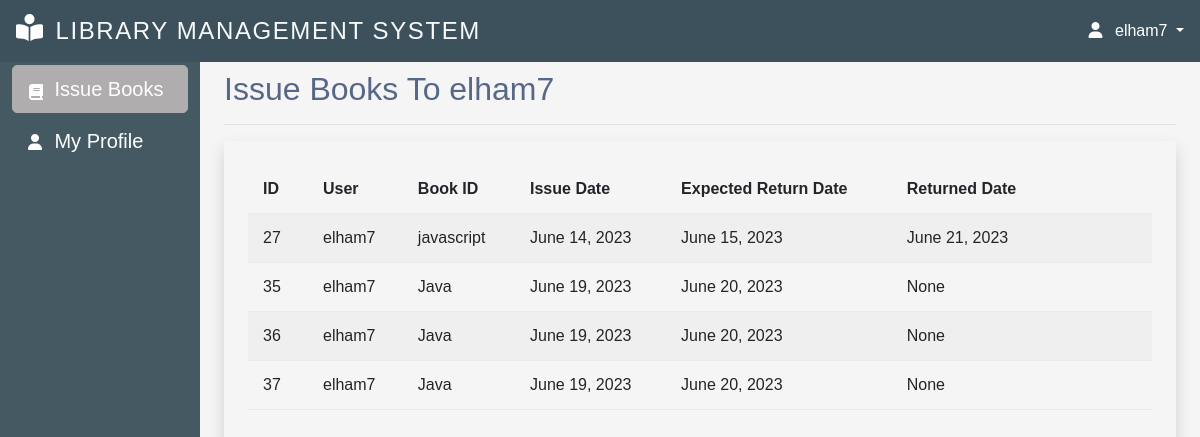
The page /view-issue-to-student/ (signed in) on the database its author committed.
### myapp/models.py (models this page shows)
class IssueBook(models.Model):
    user_id = models.ForeignKey(User, on_delete=models.CASCADE)
    book_id = models.ForeignKey(Books, on_delete=models.CASCADE)
    issue_date = models.DateField(auto_now_add=True)
    expected_return_date = models.DateField()
    returned_date = models.DateField(default=None, null=True, blank=True)
    quantity_issued = models.IntegerField(default=1)

class Books(models.Model):
    title = models.CharField(max_length=20)
    description = models.TextField(max_length=100)
    author = models.CharField(max_length=20, null=True, blank=True)
    available_quantity = models.IntegerField(default=0)
    cover_photo = models.ImageField(
        upload_to='images/', null=True, blank=True,  default='images/default.jpg')
    issue_date = models.DateField(auto_now_add=True)
    def __str__(self):
        return self.title
    class Meta:
        ordering = ['issue_date']

### myapp/views.py (the view)
# urls.py: path('view-issue-to-student/', views.issuebook_to_student, name="view-issue-to-student"),
def issuebook_to_student(request):
    issuebook = IssueBook.objects.filter(user_id=request.user.id)
    context = {'issuebook':issuebook}
    return render(request, 'issue_book_to_student.html', context)

### myapp/templates/issue_book_to_student.html
{% extends 'main.html' %}
{% block title %}Issue Books To {{request.user}}{% endblock title %}
{% block content %}
<div class="p-4 shadow">
	<table class="table table-striped table-hover">
		<thead>
			<tr>
				<th>ID</th>
                <th>User</th>
				<th>Book ID</th>
				<th>Issue Date</th>
				<th>Expected Return Date</th>
				<th>Returned Date</th>
        <th></th>
			</tr>
		</thead>
		<tbody>
			{% for book in issuebook %}
			<tr>
				<td>{{book.id}}</td>
				<td>{{book.user_id}}</td>
				<td>{{book.book_id}}</td>
				<td>{{book.issue_date}}</td>
				<td>{{book.expected_return_date}}</td>
				<td>{{book.returned_date}}</td>
        <td></td>
			</tr>
			{% endfor %}
		</tbody>
	</table>
</div>
{% endblock %}

### templates/navbar.html (shortened to what this page needs)
<nav class="navbar navbar-expand-lg backgroundcolor fixed-top px-3 py-2 justify-content-between">
  <a class="navbar-brand" href="{% url 'admin-page' %}">
    <span class="ms-2 text-light">LIBRARY MANAGEMENT SYSTEM</span>
  </a>
  <div class="dropdown">
    <a class="dropdown-toggle user-menu-item" data-bs-toggle="dropdown" aria-expanded="false">
      <i class="fa-solid fa-user me-2"></i>
      {{request.user}}
    </a>
  </div>
</nav>

### static/css/main.css (style rules this page uses)
body { color: #566787; background: #f5f5f5; font-family: 'Varela Round', sans-serif; }
table.table tr th, table.table tr td { border-color: #e9e9e9; padding: 12px 15px; vertical-align: middle; }
table.table tr th:first-child { width: 60px; }
table.table tr th:last-child { width: 100px; }
table.table-striped tbody tr:nth-of-type(odd) { background-color: #fcfcfc; }
body { overflow-y:scroll; }
.navbar-icon { margin-top: -15px !important; font-size: 27px !important; }

### static/css/style.css (style rules this page uses)
:root { --offconvas-width: 270px; --topNavbarHeight: 56px; }
.backgroundcolor { background-color: #3c515c; }
@media screen and (min-width: 1200px) { .ms-2 { font-size: 1.5rem !important; letter-spacing: 0.1rem; } }
@media (min-width : 920px) { .navbar-brand { font-size: 0.9rem !important; } }
@media (min-width : 390px) { .navbar-brand { font-size: 1rem !important ; } }
.user-menu-item { color:#fff; text-decoration:none; cursor: pointer; }

### templates/navbar.html (style rules this page uses)
svg { fill:#ffffff }

### templates/offcanvas.html (style rules this page uses)
svg { fill:#ffffff }

### rows shown on the page
IssueBook: id "27", user_id "elham7", book_id "javascript", issue_date "June 14, 2023", expected_return_date "June 15, 2023", returned_date "June 21, 2023"
IssueBook: id "35", user_id "elham7", book_id "Java", issue_date "June 19, 2023", expected_return_date "June 20, 2023", returned_date "None"
IssueBook: id "36", user_id "elham7", book_id "Java", issue_date "June 19, 2023", expected_return_date "June 20, 2023", returned_date "None"
IssueBook: id "37", user_id "elham7", book_id "Java", issue_date "June 19, 2023", expected_return_date "June 20, 2023", returned_date "None"

### other values the page prints
{{ request.user }} "elham7"
